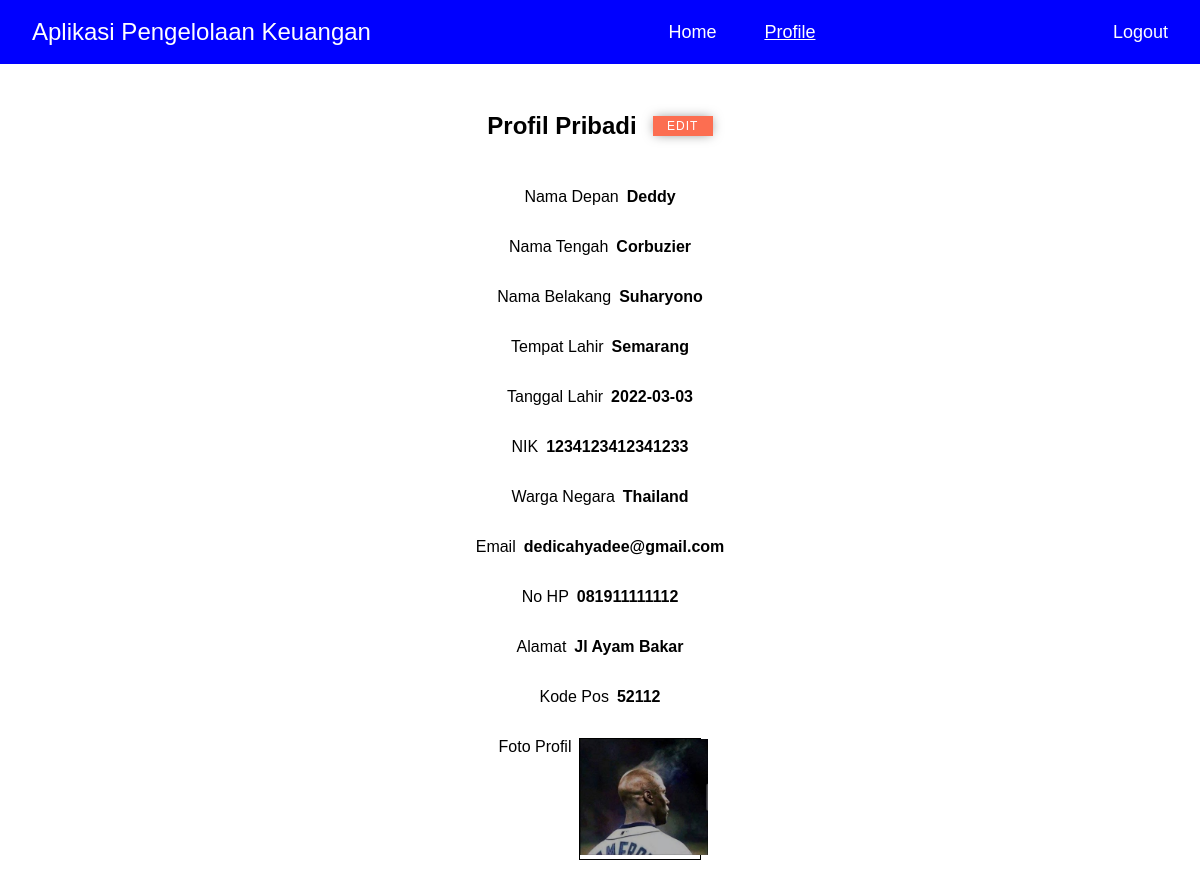
Screenshot of /profile.php (signed in) with the database file from the repository.
### tables this page shows
CREATE TABLE `user` (
  `nik` char(16) DEFAULT NULL,
  `namaDepan` varchar(32) DEFAULT NULL,
  `namaTengah` varchar(32) DEFAULT NULL,
  `namaBelakang` varchar(32) DEFAULT NULL,
  `tempatLahir` varchar(32) DEFAULT NULL,
  `tanggalLahir` date DEFAULT NULL,
  `wargaNegara` varchar(32) DEFAULT NULL,
  `email` varchar(32) DEFAULT NULL,
  `noHp` varchar(16) DEFAULT NULL,
  `alamat` text DEFAULT NULL,
  `kodePos` int(5) DEFAULT NULL,
  `fotoProfil` varchar(128) DEFAULT NULL,
  `username` varchar(32) NOT NULL,
  `password` varchar(32) DEFAULT NULL
);

### profile.php (the view, shortened to what this page needs)
<?php
    include("config.php");
    $str_query = "select * from user where username = '".$_SESSION['accountKey']."'";
    $query = mysqli_query($connection, $str_query);
    $row = mysqli_fetch_array($query);
?>
<!DOCTYPE html>
<html lang="en">
<head>
    <link rel="stylesheet" href="style.css">
</head>
<body>
    <div class="navbar">
        <div class="appName">
            Aplikasi Pengelolaan Keuangan
        </div>
        <div class="direct">
            <div class="homeDirect">
                <a href="home.php">Home</a>
            </div>
            <div class="profile">
            <a href="profile.php">Profile</a>
            </div>
        </div>
        <div class="logout">
            <a href="logout.php">Logout</a>
        </div>
    </div>
    <div class="profileDesc">
        <div class="headerProfile">
            <h2>Profil Pribadi</h2>
            <div class="editBtn">
                <a href='edit.php'>Edit</a>
            </div>
        </div>
        <div class="profileContent">
            <p>Nama Depan</p>
            <b>
                <?php
                    echo $row['namaDepan'];
                ?>
            </b>
        </div>
        <div class="profileContent">
            <p>Nama Tengah</p>
            <b>
                <?php
                    echo $row['namaTengah'];
                ?>
            </b>
        </div>
        <div class="profileContent">
            <p>Nama Belakang</p>
            <b>
                <?php
                    echo $row['namaBelakang'];
                ?>
            </b>
        </div>
        <div class="profileContent">
            <p>Tempat Lahir</p>
            <b>
                <?php
                    echo $row['tempatLahir'];
                ?>
            </b>
        </div>
        <div class="profileContent">
            <p>Tanggal Lahir</p>
            <b>
                <?php
                    echo $row['tanggalLahir'];
                ?>
            </b>
        </div>
        <div class="profileContent">
            <p>NIK</p>
            <b>
                <?php
                    echo $row['nik'];
                ?>
            </b>
        </div>
        <div class="profileContent">
            <p>Warga Negara</p>
            <b>
                <?php
                    echo $row['wargaNegara'];
                ?>
            </b>
        </div>
        <div class="profileContent">
            <p>Email</p>
            <b>
                <?php
                    echo $row['email'];
                ?>
            </b>
        </div>
        <div class="profileContent">
            <p>No HP</p>
            <b>
                <?php
                    echo $row['noHp'];
                ?>
            </b>
        </div>
        <div class="profileContent">
            <p>Alamat</p>
            <b>
                <?php
                    echo $row['alamat'];
                ?>
            </b>
        </div>
        <div class="profileContent">
            <p>Kode Pos</p>
            <b>
                <?php
                    echo $row['kodePos'];
                ?>
            </b>
        </div>
        <div class="profileContent">
            <p>Foto Profil</p>
            <div class="profileImage">
                <img src="terupload/<?php echo $row['fotoProfil']; ?>" alt="fotoProfil" >
            </div>
        </div>
    </div>
</body>
</html>

### style.css (style rules this page uses)
* { margin: 0; padding: 0; }
body { font-family: sans-serif; }
.navbar { background-color: blue; height: 4rem; display: flex; flex-direction: row; justify-content: space-between; vertical-align:middle; align-items: center; text-align: center; }
.direct { display: flex; flex-direction: row; color: white; }
.appName { margin-left: 2rem; color: white; font-size: 24px; }
.logout a { color: white; text-decoration: none; padding-right: 2rem; font-size: 18px; }
.homeDirect a { color: white; font-size: 18px; text-decoration: none; }
.headerProfile { display: flex; flex-direction: row; text-align: center; align-items: center; margin-top: 3rem; margin-bottom: 3rem; justify-content: center; }
.profile a { color: white; padding-left: 3rem; font-size: 18px; }
.profileContent { display: flex; flex-direction: row; padding-bottom: 2rem; text-align: center; justify-content: center; }
.profileContent p { padding-right: 0.5rem; }
.profileImage { width: 10%; border: solid 1px black; }
.profileImage img { width: 8rem; }
.editBtn { margin-left: 1rem; width: 60px; height: 20px; box-shadow: 0px 0px 12px -2px rgba(0,0,0,0.5); background: #FC6E51; text-align: center; align-items: center; justify-content: center; }
.editBtn a { text-decoration: none; color: white; letter-spacing: .08em; text-transform: uppercase; font-size: 12px; }

### rows the page displays
user: namaDepan "Deddy", namaTengah "Corbuzier", namaBelakang "Suharyono", tempatLahir "Semarang", tanggalLahir "2022-03-03", nik "1234123412341233", wargaNegara "Thailand", email "dedicahyadee@gmail.com", noHp "081911111112", alamat "Jl Ayam Bakar", kodePos "52112", fotoProfil (picture)
